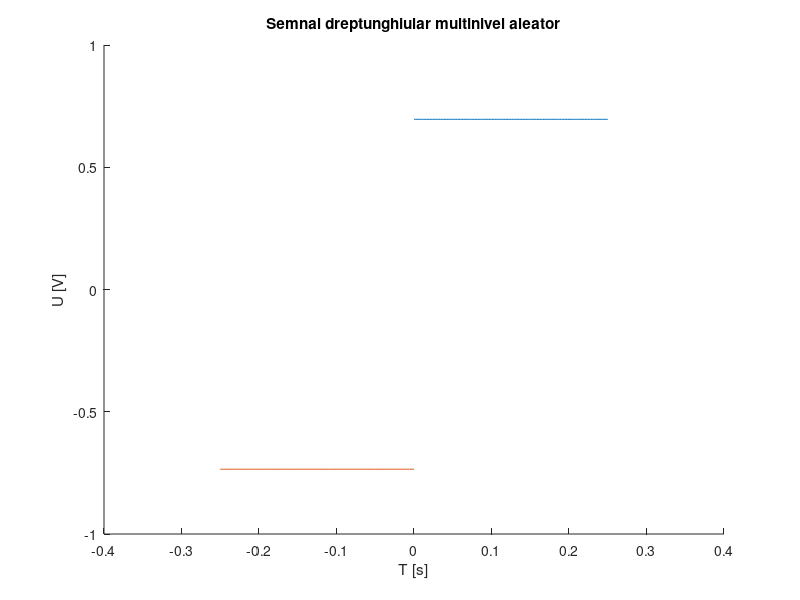

Write MATLAB code to recreate this figure.
hold on; %functia aceasta pastreaza graficul current atunci cand adaug alt grafic
%rezolutie temporara de 2ms
r1=rand(1);
r2=rand(1);
t=0:.002:0.25;
x1=r1*square(2*pi*4*t,100);%factorul de umplere 100=> nivel constant
x2=-r2*square(2*pi*4*t,100);
plot(t,x1);
plot(t-0.25,x2);%deplasez al doilea semnal pentru a-l pune la stanga primului semnal
xlabel('T [s]')
ylabel('U [V]')
title('Semnal dreptunghiular multinivel aleator')

